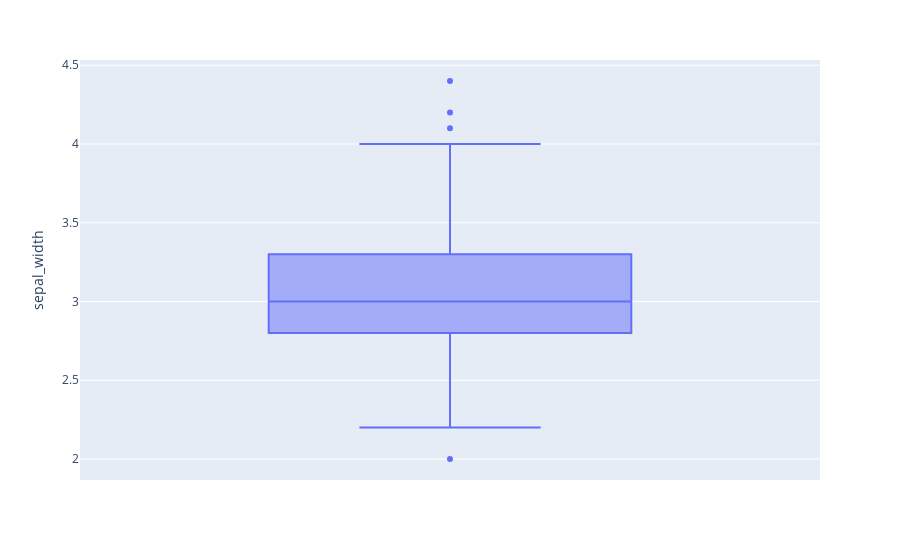

Notebook code for this chart:
### Code cell
import plotly.express as px

fig = px.box(df, y="sepal_width")
fig.show()

### Figure 1 — Plotly figure (JSON) as saved in the notebook; plotly's stock layout.template omitted (floating-point values rounded to 4 significant figures; data arrays with more than 128 entries replaced by an {"elided": "..."} marker saying what was removed)
{"data": [{"alignmentgroup": "True", "hovertemplate": "sepal_width=%{y}<extra></extra>", "legendgroup": "", "marker": {"color": "#636efa"}, "name": "", "notched": false, "offsetgroup": "", "orientation": "v", "showlegend": false, "type": "box", "x0": " ", "xaxis": "x", "y": {"elided": "150 float values"}, "y0": " ", "yaxis": "y"}], "layout": {"boxmode": "group", "legend": {"tracegroupgap": 0}, "margin": {"t": 60}, "xaxis": {"anchor": "y", "domain": [0, 1]}, "yaxis": {"anchor": "x", "domain": [0, 1], "title": {"text": "sepal_width"}}}}
